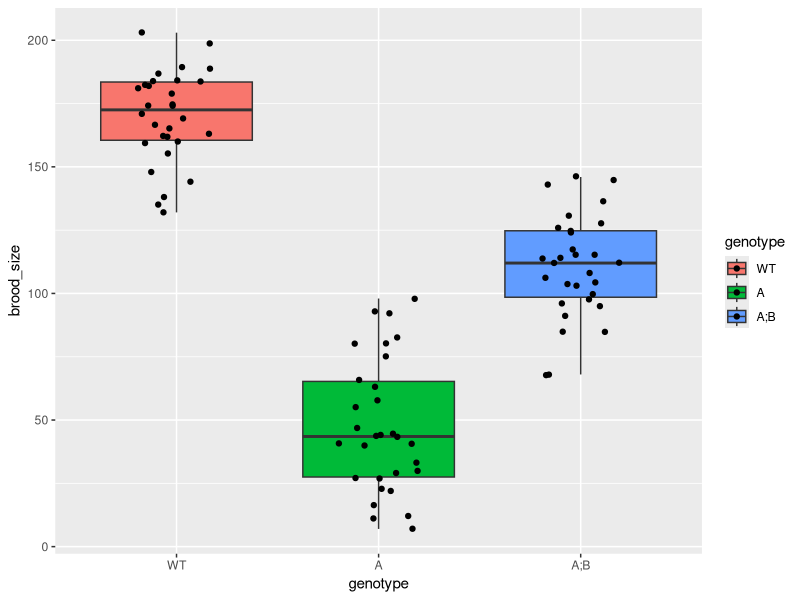
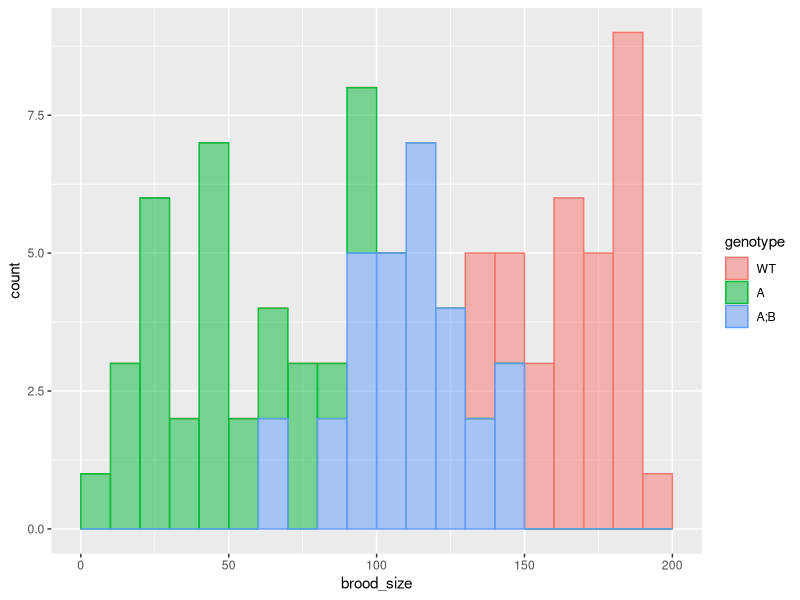
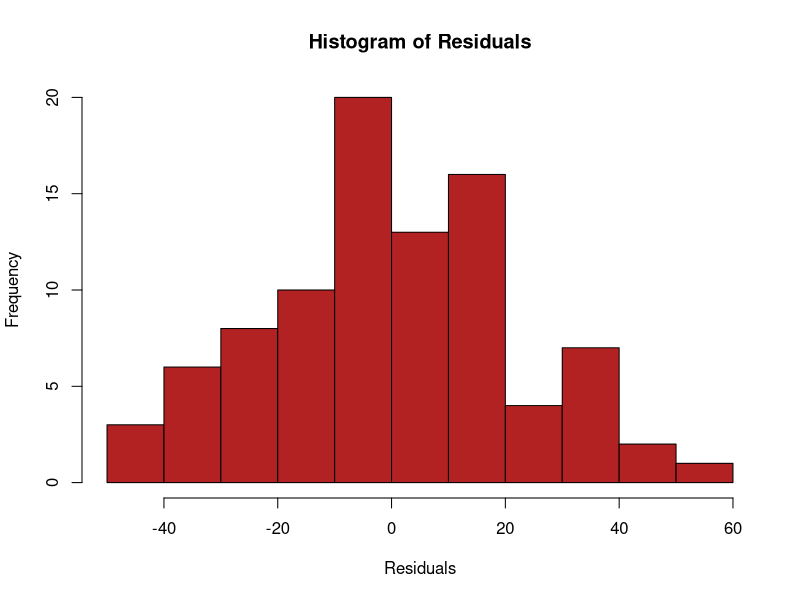
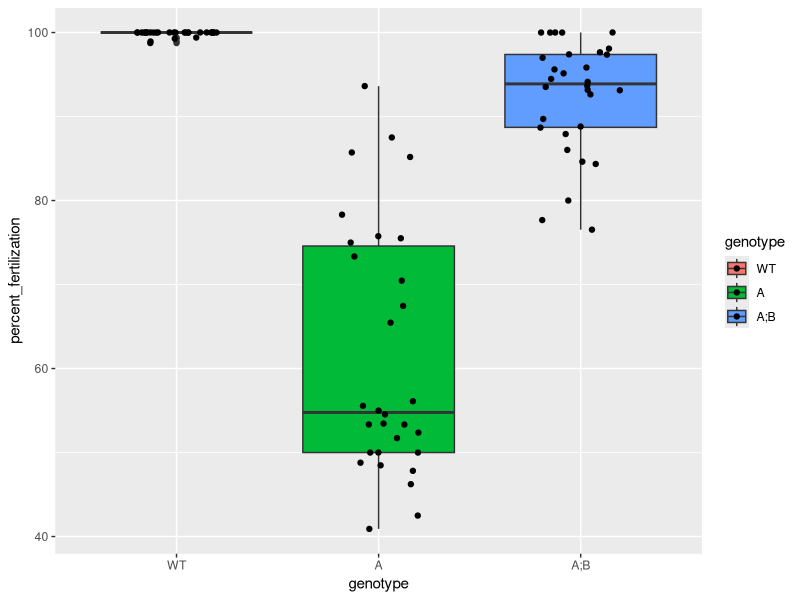
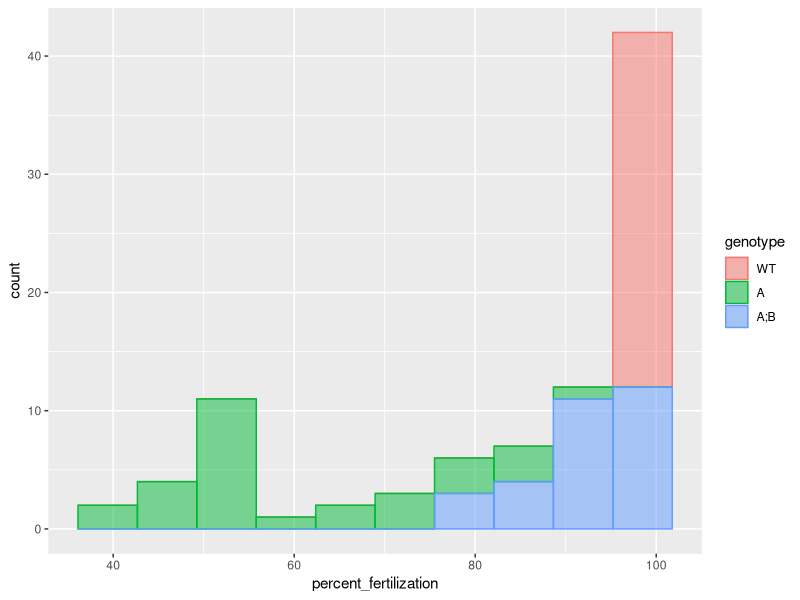

Write the R code that produced these figures, in order.
## ---- chunk 1
knitr::opts_chunk$set(echo = TRUE)
library(ggplot2)
library(dplyr)
library(stats)
## ---- chunk 2
# load the data
worm_data = read.csv("Ce_mel28_Emb_Ste.csv")

# take a look at it (check / fix factor levels)
head(worm_data)
tail(worm_data)

worm_data$genotype = factor(worm_data$genotype, levels = c("WT", "A", "A;B"))
str(worm_data)

## ---- chunk 3
ggplot(data=worm_data,
       mapping=aes(x=genotype,
                   y=brood_size,
                   fill=genotype)) +
  geom_boxplot()+
  geom_jitter(width=0.2)
## ---- chunk 4
#Creating a histogram to visulaize worm data
ggplot(data=worm_data,
       mapping=aes(x=brood_size,
                   fill=genotype))+
  geom_histogram(breaks=seq(0, 200, by=10),
                 alpha=0.5,
                 mapping=aes(color=genotype))

#Checking each group for normality
WT_data = worm_data[worm_data$genotype=="WT",]
A_data = worm_data[worm_data$genotype=="A",]
AB_data = worm_data[worm_data$genotype=="A;B",]

shapiro.test(WT_data$brood_size)
shapiro.test(A_data$brood_size)
shapiro.test(AB_data$brood_size)
#We can assume normality

## ---- chunk 5
shapiro.test(WT_data$brood_size)
shapiro.test(A_data$brood_size)
shapiro.test(AB_data$brood_size)
## ---- chunk 6
# var.test
var.test(WT_data$brood_size,A_data$brood_size)
var.test(WT_data$brood_size,AB_data$brood_size)
var.test(A_data$brood_size,AB_data$brood_size)

# bartlett.test
bartlett.test(brood_size ~ genotype, data=worm_data) 

## ---- chunk 7
total_mean = mean(worm_data$brood_size)
# SS_error
SS_table = worm_data %>% group_by(genotype) %>%
  summarize("squres_error"=sum((brood_size - mean(brood_size))^2),
            "squares_group"= (30*(mean(brood_size)-total_mean)^2))

SS_error = sum(SS_table$squres_error)
SS_error

## SS_group
SS_group = sum(SS_table$squares_group)
SS_group

## ---- chunk 8
# degrees of freedom for SS_error
df_error = 3*(30-1)

# degrees of freedom for SS_groups
df_group = 3-1

# F-statistic
F_stat = (SS_group/df_group)/(SS_error/df_error)

# p-value using CDF for F-statistic
pf(F_stat, df_group, df_error, lower.tail=F)
## ---- chunk 9
# anova for lm of brood_size ~ genotype
anova_data=anova(lm(brood_size ~ genotype, data = worm_data))

anova_data$"Pr(>F)"
## ---- chunk 10
summary(lm(brood_size ~ genotype, data = worm_data))
## ---- chunk 11
aov_data = aov(brood_size ~ genotype, data= worm_data)
aov_data
## ---- chunk 12
TukeyHSD(aov_data, ordered = T)

TukeyHSD(aov_data, ordered = T)$genotype
## ---- chunk 13
hist(aov_data$residuals,
     main="Histogram of Residuals",
     xlab="Residuals",
     col="firebrick",
     breaks=10)

shapiro.test(aov_data$residuals)

#Data is normal
## ---- chunk 14
kruskal_data=kruskal.test(brood_size ~ genotype, data= worm_data)

kruskal_data

kruskal_data$p.value
## ---- chunk 15
# add percent fertilization column
worm_data = worm_data %>% mutate("percent_fertilization"= fertilized*100/brood_size)

# plot it
ggplot(data=worm_data,
       mapping=aes(x=genotype,
                   y=percent_fertilization,
                   fill=genotype)) +
  geom_boxplot()+
  geom_jitter(width=0.2)
## ---- chunk 16
# subset by group
WT_data = worm_data[worm_data$genotype=="WT",]
A_data = worm_data[worm_data$genotype=="A",]
AB_data = worm_data[worm_data$genotype=="A;B",]

# test for assumptions
shapiro.test(WT_data$percent_fertilization)
shapiro.test(A_data$percent_fertilization)
shapiro.test(AB_data$percent_fertilization)

# histograms
ggplot(data=worm_data,
       mapping=aes(x=percent_fertilization,
                   fill=genotype))+
  geom_histogram(bins = 10,
                 alpha=0.5,
                 mapping=aes(color=genotype))
## ---- chunk 17
kruskal.test(percent_fertilization ~ genotype, data= worm_data)
kruskal.test(percent_fertilization ~ genotype, data= worm_data)$p.value

#There is a significant difference between groups
## ---- chunk 18
# first, check the documentation
help(power.anova.test)

# compute the power
power.anova.test(groups= 3, 
                 n= 30, 
                 within.var=SS_group , 
                 between.var=SS_error , 
                 power=NULL,
                 sig.level= 0.05)
## ---- chunk 19
# compute the required sample size
power.anova.test(groups= 3, 
                 n= NULL, 
                 within.var=SS_group , 
                 between.var=SS_error , 
                 power=0.95,
                 sig.level= 0.05)

# sample size needed = We would need at least 44(rounding up)

## ---- chunk 20
#Original effect size is about 5.44
SS_group/SS_error

#To make it 10 times smaller you can increase SS_error 10 times, or reduce SS_group 10 times
SS_group/(SS_error*10)
(SS_group/10)/(SS_error)

power.anova.test(groups= 3, 
                 n= NULL, 
                 within.var=SS_group*0.1 , 
                 between.var=SS_error , 
                 power=0.95,
                 sig.level= 0.05)

power.anova.test(groups= 3, 
                 n= NULL, 
                 within.var=SS_group , 
                 between.var=SS_error*10 , 
                 power=0.95,
                 sig.level= 0.05)

# n = We would need at least 6 (rounding up) --  this makes no sense to me, i thought we would need more animals to get a greater power with a smaller effect size
